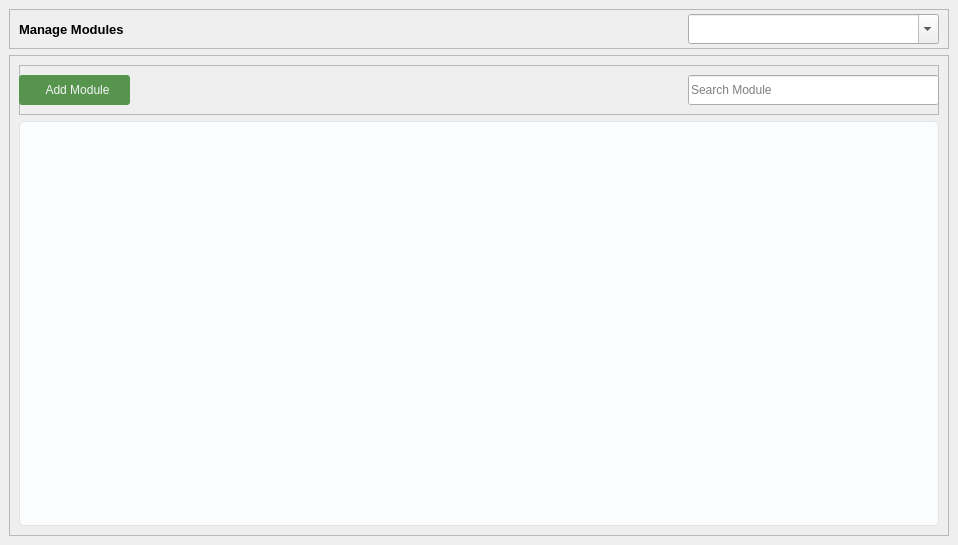
            <widget class="QWidget" name="modules_window">
             <layout class="QVBoxLayout" name="verticalLayout_6">
              <property name="spacing">
               <number>0</number>
              </property>
              <property name="leftMargin">
               <number>0</number>
              </property>
              <property name="topMargin">
               <number>0</number>
              </property>
              <property name="rightMargin">
               <number>0</number>
              </property>
              <property name="bottomMargin">
               <number>0</number>
              </property>
              <item alignment="Qt::AlignmentFlag::AlignHCenter|Qt::AlignmentFlag::AlignVCenter">
               <widget class="QWidget" name="container_2" native="true">
                <layout class="QVBoxLayout" name="verticalLayout_10">
                 <item>
                  <widget class="QFrame" name="title_container">
                   <property name="minimumSize">
                    <size>
                     <width>0</width>
                     <height>40</height>
                    </size>
                   </property>
                   <property name="maximumSize">
                    <size>
                     <width>16777215</width>
                     <height>40</height>
                    </size>
                   </property>
                   <property name="frameShape">
                    <enum>QFrame::Shape::StyledPanel</enum>
                   </property>
                   <property name="frameShadow">
                    <enum>QFrame::Shadow::Raised</enum>
                   </property>
                   <widget class="SearchableComboBox" name="modules_course_filter">
                    <property name="geometry">
                     <rect>
                      <x>679</x>
                      <y>5</y>
                      <width>251</width>
                      <height>30</height>
                     </rect>
                    </property>
                    <property name="editable">
                     <bool>true</bool>
                    </property>
                    <property name="currentText">
                     <string/>
                    </property>
                    <property name="placeholderText">
                     <string>Filter Courses</string>
                    </property>
                   </widget>
                   <widget class="QLabel" name="title">
                    <property name="geometry">
                     <rect>
                      <x>10</x>
                      <y>10</y>
                      <width>251</width>
                      <height>21</height>
                     </rect>
                    </property>
                    <property name="font">
                     <font>
                      <pointsize>10</pointsize>
                      <bold>true</bold>
                     </font>
                    </property>
                    <property name="text">
                     <string>Manage Modules</string>
                    </property>
                   </widget>
                  </widget>
                 </item>
                 <item>
                  <widget class="QFrame" name="modules_cnt">
                   <property name="frameShape">
                    <enum>QFrame::Shape::StyledPanel</enum>
                   </property>
                   <property name="frameShadow">
                    <enum>QFrame::Shadow::Raised</enum>
                   </property>
                   <layout class="QVBoxLayout" name="verticalLayout_7">
                    <item>
                     <widget class="QFrame" name="module_header_cnt">
                      <property name="minimumSize">
                       <size>
                        <width>0</width>
                        <height>50</height>
                       </size>
                      </property>
                      <property name="maximumSize">
                       <size>
                        <width>16777215</width>
                        <height>50</height>
                       </size>
                      </property>
                      <property name="frameShape">
                       <enum>QFrame::Shape::StyledPanel</enum>
                      </property>
                      <property name="frameShadow">
                       <enum>QFrame::Shadow::Raised</enum>
                      </property>
                      <widget class="QPushButton" name="modules_add_btn">
                       <property name="geometry">
                        <rect>
                         <x>0</x>
                         <y>10</y>
                         <width>111</width>
                         <height>30</height>
                        </rect>
                       </property>
                       <property name="styleSheet">
                        <string notr="true">padding: 5px;
background: #57954F;
color: #F3F4F6;
border-radius: 3px;</string>
                       </property>
                       <property name="text">
                        <string>  Add Module</string>
                       </property>
                       <property name="icon">
                        <iconset resource="../assets/icons.qrc">
                         <normaloff>:/icons/icons/plus.svg</normaloff>:/icons/icons/plus.svg</iconset>
                       </property>
                       <property name="iconSize">
                        <size>
                         <width>14</width>
                         <height>14</height>
                        </size>
                       </property>
                      </widget>
                      <widget class="QLineEdit" name="modules_search">
                       <property name="geometry">
                        <rect>
                         <x>669</x>
                         <y>10</y>
                         <width>251</width>
                         <height>30</height>
                        </rect>
                       </property>
                       <property name="placeholderText">
                        <string>Search Module</string>
                       </property>
                      </widget>
                     </widget>
                    </item>
                    <item>
                     <widget class="QFrame" name="modules_table_container">
                      <property name="minimumSize">
                       <size>
                        <width>920</width>
                        <height>405</height>
                       </size>
                      </property>
                      <property name="maximumSize">
                       <size>
                        <width>920</width>
                        <height>16777215</height>
                       </size>
                      </property>
                      <property name="styleSheet">
                       <string notr="true">QWidget#modules_table_container{
background: #FBFCFE;
border-radius: 5px;
border: 1px solid #E3E4E6;
}</string>
                      </property>
                      <property name="frameShape">
                       <enum>QFrame::Shape::StyledPanel</enum>
                      </property>
                      <property name="frameShadow">
                       <enum>QFrame::Shadow::Raised</enum>
                      </property>
                      <layout class="QVBoxLayout" name="modules_table_layout">
                       <property name="spacing">
                        <number>0</number>
                       </property>
                       <property name="leftMargin">
                        <number>0</number>
                       </property>
                       <property name="topMargin">
                        <number>0</number>
                       </property>
                       <property name="rightMargin">
                        <number>0</number>
                       </property>
                       <property name="bottomMargin">
                        <number>0</number>
                       </property>
                      </layout>
                     </widget>
                    </item>
                   </layout>
                  </widget>
                 </item>
                </layout>
               </widget>
              </item>
             </layout>
            </widget>
